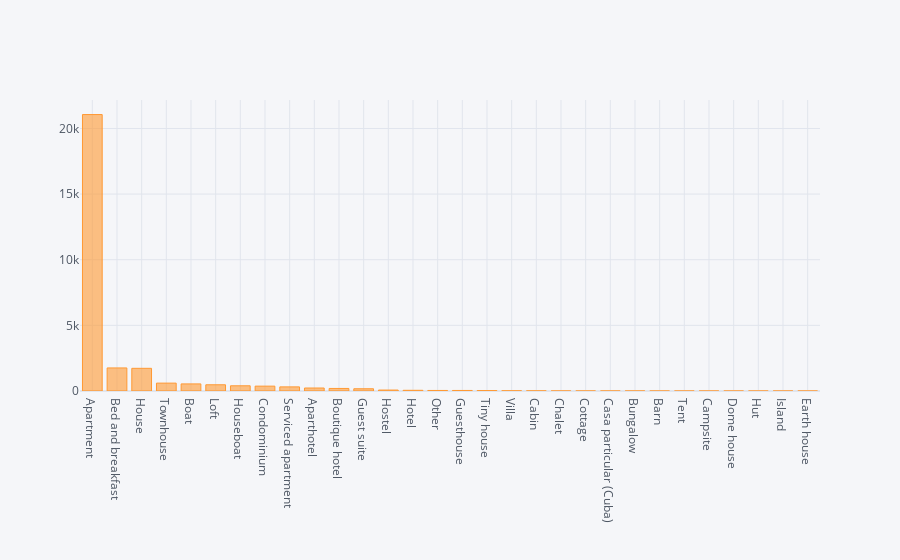

The notebook cell saved with this chart:
### Code cell
# Comparing property type based on the total listings count.

df_2nd.groupby('property_type').sum()['host_total_listings_count'].sort_values(ascending=False).iplot(kind='bar')

### Figure 1 — Plotly figure (JSON) as saved in the notebook; plotly's stock layout.template omitted (floating-point values rounded to 4 significant figures)
{"data": [{"marker": {"color": "rgba(255, 153, 51, 0.6)", "line": {"color": "rgba(255, 153, 51, 1.0)", "width": 1}}, "name": "host_total_listings_count", "orientation": "v", "text": "", "type": "bar", "x": ["Apartment", "Bed and breakfast", "House", "Townhouse", "Boat", "Loft", "Houseboat", "Condominium", "Serviced apartment", "Aparthotel", "Boutique hotel", "Guest suite", "Hostel", "Hotel", "Other", "Guesthouse", "Tiny house", "Villa", "Cabin", "Chalet", "Cottage", "Casa particular (Cuba)", "Bungalow", "Barn", "Tent", "Campsite", "Dome house", "Hut", "Island", "Earth house"], "y": [21059, 1756, 1728, 600, 539, 474, 397, 371, 314, 228, 194, 171, 72, 53, 41, 41, 32, 17, 11, 4, 3, 3, 3, 2, 2, 1, 1, 1, 1, 1]}], "layout": {"legend": {"bgcolor": "#F5F6F9", "font": {"color": "#4D5663"}}, "paper_bgcolor": "#F5F6F9", "plot_bgcolor": "#F5F6F9", "title": {"font": {"color": "#4D5663"}}, "xaxis": {"gridcolor": "#E1E5ED", "showgrid": true, "tickfont": {"color": "#4D5663"}, "title": {"font": {"color": "#4D5663"}, "text": ""}, "zerolinecolor": "#E1E5ED"}, "yaxis": {"gridcolor": "#E1E5ED", "showgrid": true, "tickfont": {"color": "#4D5663"}, "title": {"font": {"color": "#4D5663"}, "text": ""}, "zerolinecolor": "#E1E5ED"}}}
